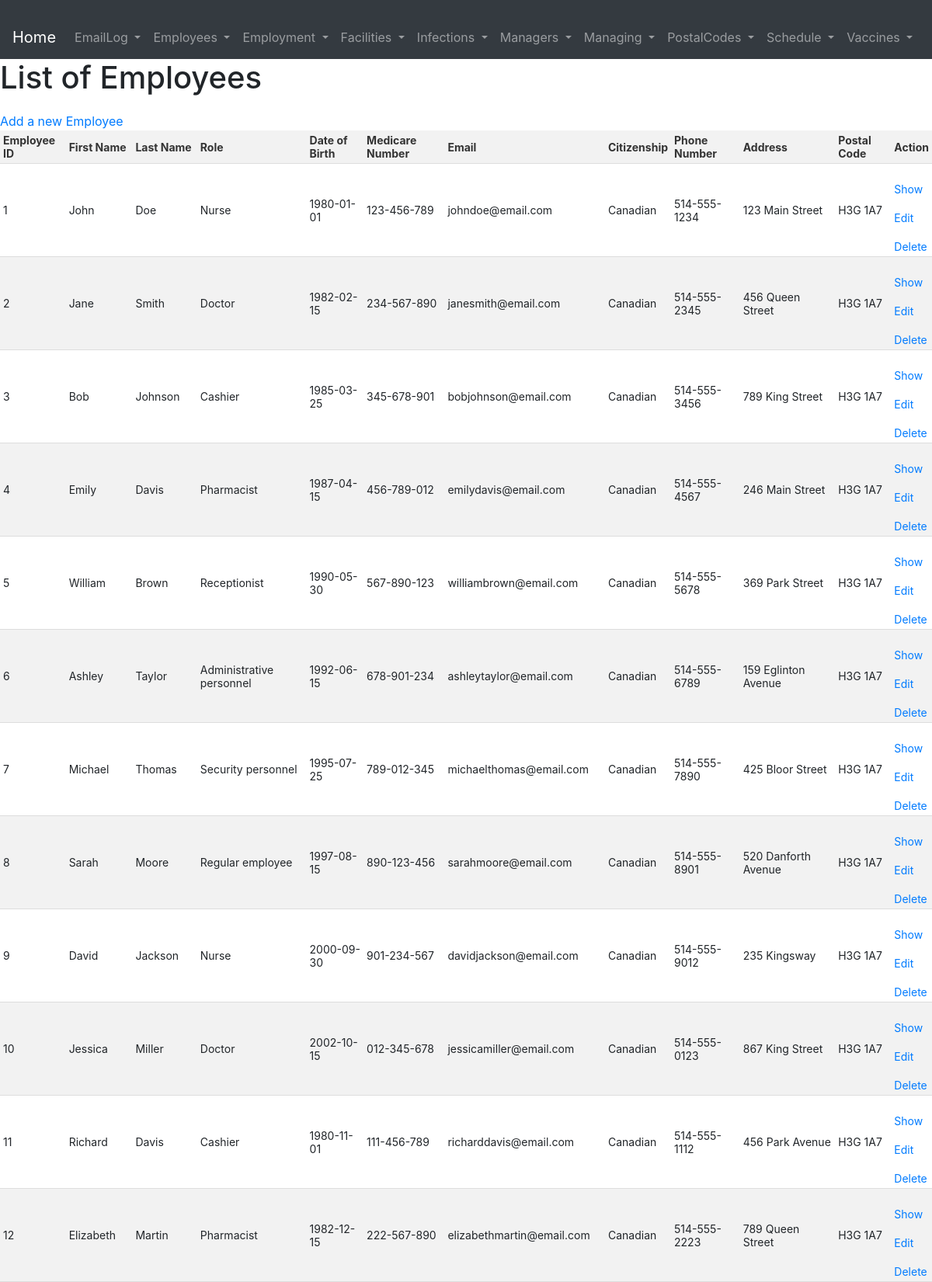
Page /pages/Employees/index.php (upper part) on the committed database.
### tables this page shows
CREATE TABLE Employees (
  EmployeeID INT PRIMARY KEY,
  FName VARCHAR(255),
  LName VARCHAR(255),
  Role VARCHAR(255),
  DoBirth DATE,
  MedicareNumber VARCHAR(255) NOT NULL UNIQUE,
  Email VARCHAR(255),
  Citizenship VARCHAR(255),
  PhoneNumber VARCHAR(255),
  Address VARCHAR(255),
  PostalCode VARCHAR(255),
  FOREIGN KEY (PostalCode) REFERENCES PostalCodes(PostalCode),
  CHECK (Role IN ('Nurse', 'Doctor', 'Cashier', 'Pharmacist', 'Receptionist', 'Administrative personnel', 'Security personnel', 'Regular employee'))
);

### pages/Employees/index.php (the view, shortened to what this page needs)
<?php require_once '../../database.php';
    include '../header.php';
    $statement = $conn->prepare('SELECT * FROM Employees');
    $statement->execute();
    mysqli_stmt_bind_result($statement, $row['EmployeeID'], $row['FirstName'], $row['LastName'], $row['Role'], $row['DateOfBirth'], $row['MedicareNumber'], $row['Email'], $row['Citizenship'], $row['PhoneNumber'], $row['Address'], $row['PostalCode'])
?>
<!DOCTYPE html>
<html lang="en">
<head>
    <link rel="stylesheet" href="../../pages/style.css">
</head>
<body>
    <h1>List of Employees</h1>
    <a href="./create.php">Add a new Employee</a>
    <table>
        <thead>
            <tr>
                <th>Employee ID</th>
                <th>First Name</th>
                <th>Last Name</th>
                <th>Role</th>
                <th>Date of Birth</th>
                <th>Medicare Number</th>
                <th>Email</th>
                <th>Citizenship</th>
                <th>Phone Number</th>
                <th>Address</th>
                <th>Postal Code</th>
                <th>Action</th>
            </tr>
        </thead>
        <tbody>
            <?php while (mysqli_stmt_fetch($statement)) {?>
                <tr>
                    <td><?php echo $row['EmployeeID'] ?></td>
                    <td><?php echo $row['FirstName'] ?></td>
                    <td><?php echo $row['LastName'] ?></td>
                    <td><?php echo $row['Role'] ?></td>
                    <td><?php echo $row['DateOfBirth'] ?></td>
                    <td><?php echo $row['MedicareNumber'] ?></td>
                    <td><?php echo $row['Email'] ?></td>
                    <td><?php echo $row['Citizenship'] ?></td>
                    <td><?php echo $row['PhoneNumber'] ?></td>
                    <td><?php echo $row['Address'] ?></td>
                    <td><?php echo $row['PostalCode'] ?></td>
                    <td>
                        <a href="./show.php?EmployeeID=<?php echo $row["EmployeeID"] ?>">Show</a>
                        <a href="./edit.php?EmployeeID=<?php echo $row["EmployeeID"] ?>">Edit</a>
                        <a href="./delete.php?EmployeeID=<?php echo $row["EmployeeID"] ?>">Delete</a>
                    </td>
                </tr>
            <?php }; ?>
        </tbody>
    </table>
</body>
</html>

### pages/style.css (style rules this page uses)
table { border-collapse: collapse; width: 100%; margin-top: 20px auto; }
th, td { padding: 4px; text-align: left; border-bottom: 1px solid #ddd; font-size: 14px; }
th { background-color: #f2f2f2; color: #333; font-weight: bold; }
tr:nth-child(even) { background-color: #f2f2f2; }
a { display: block; margin-top: 20px; }

### rows in the picture
employees: EmployeeID "1", FName "John", LName "Doe", Role "Nurse", DoBirth "1980-01-01", MedicareNumber "123-456-789", Email "johndoe@email.com", Citizenship "Canadian", PhoneNumber "514-555-1234", Address "123 Main Street", PostalCode "H3G 1A7"
employees: EmployeeID "2", FName "Jane", LName "Smith", Role "Doctor", DoBirth "1982-02-15", MedicareNumber "234-567-890", Email "janesmith@email.com", Citizenship "Canadian", PhoneNumber "514-555-2345", Address "456 Queen Street", PostalCode "H3G 1A7"
employees: EmployeeID "3", FName "Bob", LName "Johnson", Role "Cashier", DoBirth "1985-03-25", MedicareNumber "345-678-901", Email "bobjohnson@email.com", Citizenship "Canadian", PhoneNumber "514-555-3456", Address "789 King Street", PostalCode "H3G 1A7"
employees: EmployeeID "4", FName "Emily", LName "Davis", Role "Pharmacist", DoBirth "1987-04-15", MedicareNumber "456-789-012", Email "emilydavis@email.com", Citizenship "Canadian", PhoneNumber "514-555-4567", Address "246 Main Street", PostalCode "H3G 1A7"
employees: EmployeeID "5", FName "William", LName "Brown", Role "Receptionist", DoBirth "1990-05-30", MedicareNumber "567-890-123", Email "williambrown@email.com", Citizenship "Canadian", PhoneNumber "514-555-5678", Address "369 Park Street", PostalCode "H3G 1A7"
employees: EmployeeID "6", FName "Ashley", LName "Taylor", Role "Administrative personnel", DoBirth "1992-06-15", MedicareNumber "678-901-234", Email "ashleytaylor@email.com", Citizenship "Canadian", PhoneNumber "514-555-6789", Address "159 Eglinton Avenue", PostalCode "H3G 1A7"
employees: EmployeeID "7", FName "Michael", LName "Thomas", Role "Security personnel", DoBirth "1995-07-25", MedicareNumber "789-012-345", Email "michaelthomas@email.com", Citizenship "Canadian", PhoneNumber "514-555-7890", Address "425 Bloor Street", PostalCode "H3G 1A7"
employees: EmployeeID "8", FName "Sarah", LName "Moore", Role "Regular employee", DoBirth "1997-08-15", MedicareNumber "890-123-456", Email "sarahmoore@email.com", Citizenship "Canadian", PhoneNumber "514-555-8901", Address "520 Danforth Avenue", PostalCode "H3G 1A7"
employees: EmployeeID "9", FName "David", LName "Jackson", Role "Nurse", DoBirth "2000-09-30", MedicareNumber "901-234-567", Email "davidjackson@email.com", Citizenship "Canadian", PhoneNumber "514-555-9012", Address "235 Kingsway", PostalCode "H3G 1A7"
employees: EmployeeID "10", FName "Jessica", LName "Miller", Role "Doctor", DoBirth "2002-10-15", MedicareNumber "012-345-678", Email "jessicamiller@email.com", Citizenship "Canadian", PhoneNumber "514-555-0123", Address "867 King Street", PostalCode "H3G 1A7"
employees: EmployeeID "11", FName "Richard", LName "Davis", Role "Cashier", DoBirth "1980-11-01", MedicareNumber "111-456-789", Email "richarddavis@email.com", Citizenship "Canadian", PhoneNumber "514-555-1112", Address "456 Park Avenue", PostalCode "H3G 1A7"
employees: EmployeeID "12", FName "Elizabeth", LName "Martin", Role "Pharmacist", DoBirth "1982-12-15", MedicareNumber "222-567-890", Email "elizabethmartin@email.com", Citizenship "Canadian", PhoneNumber "514-555-2223", Address "789 Queen Street", PostalCode "H3G 1A7"
